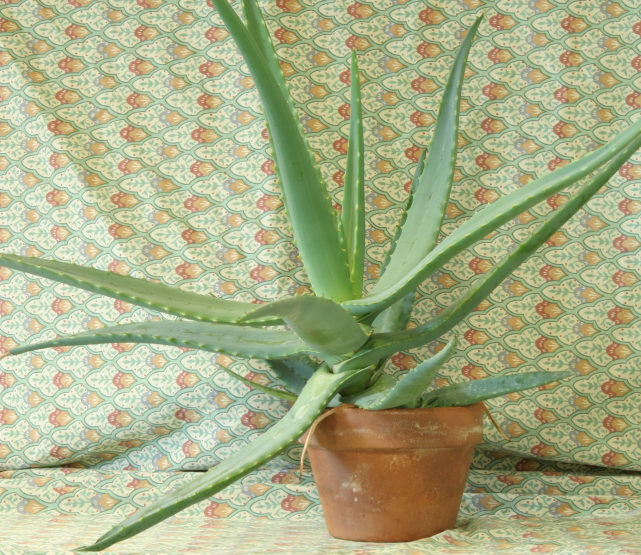
//> input picture histo/file.jpg, 1282 x 1110 px (shown at 1/2 size)
$ ./calchisto ../file.jpg   (built with g++ and OpenCV 4)
//> lines starting //> are read from the running program, lines starting //| are printed output that depends on the picture; after the words box and inside, x2 and y2 are one past the last pixel; in counts of white or black regions, pixels touching at a corner belong together
#include "opencv2/core/utility.cpp"
#include "opencv2/imgproc.cpp"
#include "opencv2/imgcodecs.cpp"
#include "opencv2/highgui.cpp"
#include <iostream>
using namespace cv;
using namespace std;
int _brightness = 100;
int _contrast = 100;
Mat image;
/* brightness/contrast callback function */
static void updateBrightnessContrast( int /*arg*/, void* )
{
    int histSize = 64;
    int brightness = _brightness - 100;
    int contrast = _contrast - 100;
    /*
     * The algorithm is by Werner D. Streidt
     * (http://visca.com/ffactory/archives/5-99/msg00021.html)
     */
    double a, b;
    if( contrast > 0 )
    {
        double delta = 127.*contrast/100;
        a = 255./(255. - delta*2);
        b = a*(brightness - delta);
    }
    else
    {
        double delta = -128.*contrast/100;
        a = (256.-delta*2)/255.;
        b = a*brightness + delta;
    }
    Mat dst, hist;
    image.convertTo(dst, CV_8U, a, b);
    imshow("image", dst);
    calcHist(&dst, 1, 0, Mat(), hist, 1, &histSize, 0);
    Mat histImage = Mat::ones(200, 320, CV_8U)*255;
    normalize(hist, hist, 0, histImage.rows, NORM_MINMAX, CV_32F);
    histImage = Scalar::all(255);
    int binW = cvRound((double)histImage.cols/histSize);
    for( int i = 0; i < histSize; i++ )
        rectangle( histImage, Point(i*binW, histImage.rows),
                   Point((i+1)*binW, histImage.rows - cvRound(hist.at<float>(i))),
                   Scalar::all(0), -1, 8, 0 );
    imshow("histogram", histImage);
}
static void help()
{
    std::cout << "\nThis program demonstrates the use of calcHist() -- histogram creation.\n"
              << "Usage: \n" << "demhist [image_name -- Defaults to ../file.jpg]" << std::endl;
}
const char* keys =
{
    "{help h||}{@image|../file.jpg|input image file}"
};
int main( int argc, const char** argv )
{
    CommandLineParser parser(argc, argv, keys);
    if (parser.has("help"))
    {
        help();
        return 0;
    }
    string inputImage = parser.get<string>(0);
    // Load the source image. HighGUI use.
    image = imread( inputImage, 0 );
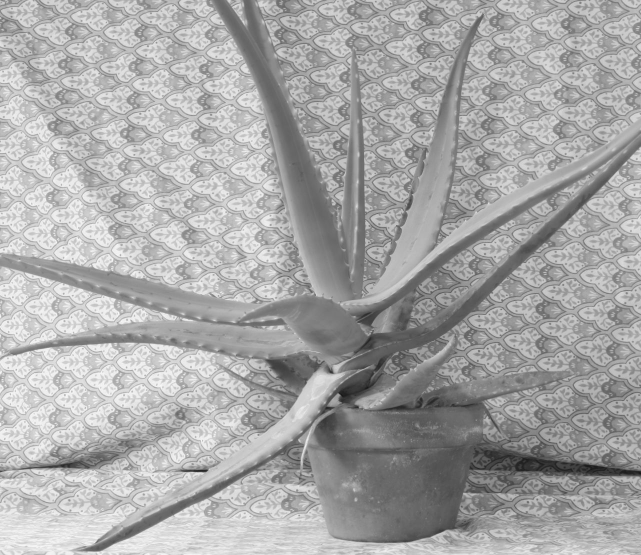
//> image: 1110 rows x 1282 cols, CV_8UC1 (shown at 1/2 size); min 18, max 255, mean 167.8
    if(image.empty())
    {
        std::cerr << "Cannot read image file: " << inputImage << std::endl;
        return -1;
    }
    namedWindow("image", 0);
    namedWindow("histogram", 0);
    createTrackbar("brightness", "image", &_brightness, 200, updateBrightnessContrast);
    createTrackbar("contrast", "image", &_contrast, 200, updateBrightnessContrast);
    updateBrightnessContrast(0, 0);
//> in updateBrightnessContrast, `calcHist(&dst, 1, 0, Mat(), hist, 1, &histSize, 0);`: hist = 64 values, max 55989 at index 49, min 0 at index 0, mean 22234.7
//> in updateBrightnessContrast, `normalize(hist, hist, 0, histImage.rows, NORM_MINMAX, CV_32F);`: hist = 64 values, max 200 at index 49, min 0 at index 0, mean 79.43
//> after the loop in updateBrightnessContrast, `for( int i = 0; i < histSize; i++ )`:
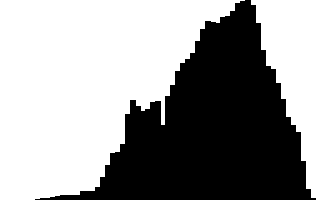
//> histImage: 200 rows x 320 cols, CV_8UC1; 59.9% white; 1 black region, box (x1, y1, x2, y2) and area: (35, 0, 316, 200) 25662
    waitKey();
    return 0;
}
